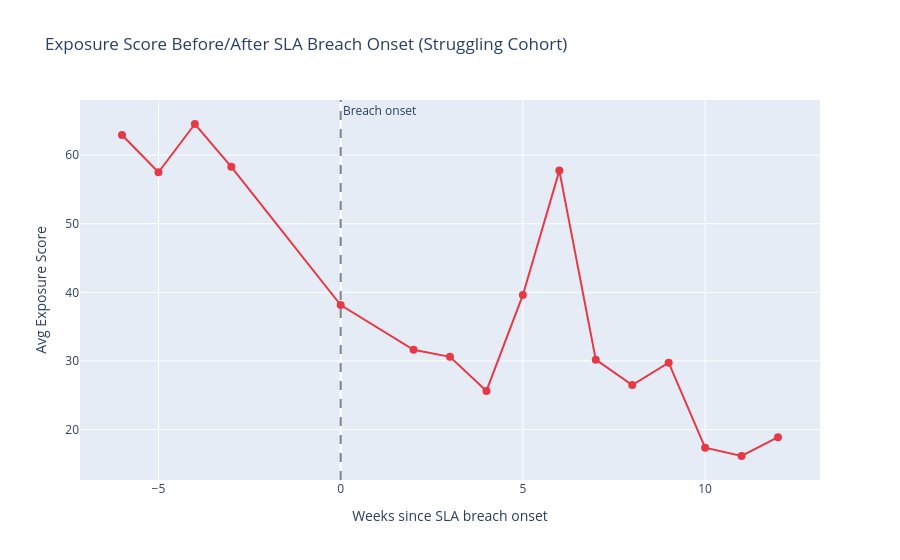

Notebook cell for this chart:
### Markdown cell above
## The breach-onset alignment chart (the one shown above) — the core proof

### Code cell
fig = go.Figure()

fig.add_trace(go.Scatter(
    x=aligned_trend.index,
    y=aligned_trend.values,
    mode="lines+markers",
    line=dict(color="#e63946"),
    marker=dict(size=8),
    name="Avg Exposure Score"
))

# vertical dashed line marking breach onset
fig.add_vline(x=0, line_dash="dash", line_color="gray", annotation_text="Breach onset")

fig.update_layout(
    title="Exposure Score Before/After SLA Breach Onset (Struggling Cohort)",
    xaxis_title="Weeks since SLA breach onset",
    yaxis_title="Avg Exposure Score",
    hovermode="x unified",
)

fig.show()

### Figure 1 — Plotly figure (JSON) as saved in the notebook; plotly's stock layout.template omitted (floating-point values rounded to 4 significant figures)
{"data": [{"line": {"color": "#e63946"}, "marker": {"size": 8}, "mode": "lines+markers", "name": "Avg Exposure Score", "type": "scatter", "x": [-6, -5, -4, -3, 0, 2, 3, 4, 5, 6, 7, 8, 9, 10, 11, 12], "y": [62.93, 57.5, 64.53, 58.3, 38.14, 31.62, 30.59, 25.63, 39.62, 57.74, 30.18, 26.47, 29.75, 17.36, 16.14, 18.88]}], "layout": {"annotations": [{"showarrow": false, "text": "Breach onset", "x": 0, "xanchor": "left", "xref": "x", "y": 1, "yanchor": "top", "yref": "y domain"}], "hovermode": "x unified", "shapes": [{"line": {"color": "gray", "dash": "dash"}, "type": "line", "x0": 0, "x1": 0, "xref": "x", "y0": 0, "y1": 1, "yref": "y domain"}], "title": {"text": "Exposure Score Before/After SLA Breach Onset (Struggling Cohort)"}, "xaxis": {"title": {"text": "Weeks since SLA breach onset"}}, "yaxis": {"title": {"text": "Avg Exposure Score"}}}}
